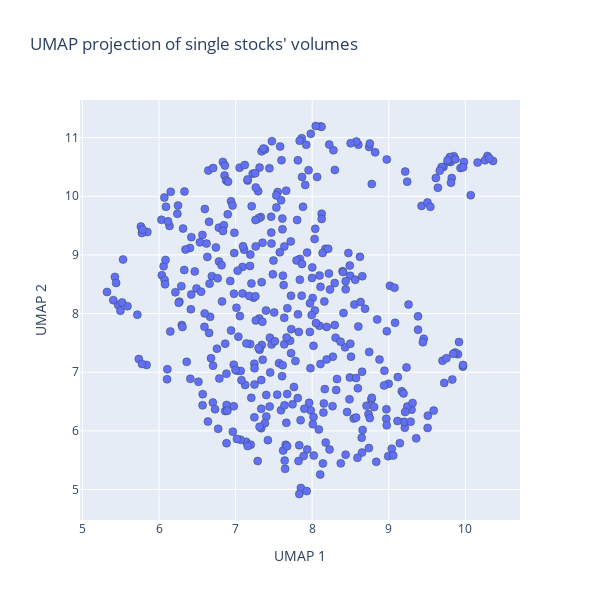

Notebook code cell kept with this figure:
### Code cell
from sklearn.manifold import TSNE


single_stocks = stock_df.query('not is_sector and num_tickers==1 and not is_etf')
single_stocks_volumes = volumes[single_stocks['name']].T
# use UMAP to reduce dimensionality of single stocks
reducer = umap.UMAP(min_dist=0.1,n_neighbors=10, random_state=42)
reduced_single_stocks_volumes = reducer.fit_transform(single_stocks_volumes)


fig = px.scatter(
    x=reduced_single_stocks_volumes[:, 0],
    y=reduced_single_stocks_volumes[:, 1],
    hover_name=single_stocks_volumes.index,
    title="UMAP projection of single stocks' volumes",
    labels={'x': 'UMAP 1', 'y': 'UMAP 2'},
    width=600,
    height=600,
    
)
fig.update_traces(marker=dict(size=8, line=dict(width=0.5, color='DarkSlateGrey')))
fig.show()

### Figure 1 — Plotly figure (JSON) as saved in the notebook; plotly's stock layout.template omitted (floating-point values rounded to 4 significant figures; data arrays with more than 128 entries replaced by an {"elided": "..."} marker saying what was removed)
{"data": [{"hovertemplate": "<b>%{hovertext}</b><br><br>UMAP 1=%{x}<br>UMAP 2=%{y}<extra></extra>", "hovertext": {"elided": "430 str values"}, "legendgroup": "", "marker": {"color": "#636efa", "line": {"color": "DarkSlateGrey", "width": 0.5}, "size": 8, "symbol": "circle"}, "mode": "markers", "name": "", "orientation": "v", "showlegend": false, "type": "scatter", "x": {"elided": "430 float values"}, "xaxis": "x", "y": {"elided": "430 float values"}, "yaxis": "y"}], "layout": {"height": 600, "legend": {"tracegroupgap": 0}, "title": {"text": "UMAP projection of single stocks' volumes"}, "width": 600, "xaxis": {"anchor": "y", "domain": [0, 1], "title": {"text": "UMAP 1"}}, "yaxis": {"anchor": "x", "domain": [0, 1], "title": {"text": "UMAP 2"}}}}
